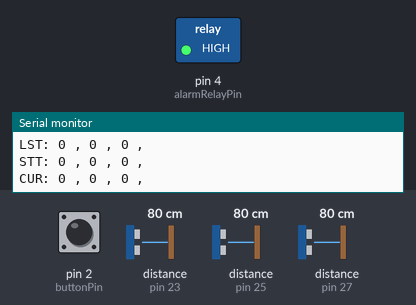
The sketch below on a simulated Arduino Mega 2560, built with avr-gcc and run on an emulated ATmega2560. Shown: switched loads named in the sketch (green lamp = pin HIGH), the last lines printed to the serial monitor. The test bench sets the inputs (shaded band); at power-on: distance to the obstacle (sensors on pin 23, pin 25, pin 27) 80 cm, pin 2 (buttonPin) LOW. The echo pulse lasts 58.3 µs per cm.

Above: at 1.2 s.
1.3 s: distance to the obstacle (sensor on pin 23) set to 2 cm
4.3 s: distance to the obstacle (sensor on pin 25) set to 35 cm
7.3 s: distance to the obstacle (sensor on pin 27) set to 2 cm
10.3 s: pin 2 (buttonPin) pulled HIGH for 0.15 s
11.9 s: pin 2 (buttonPin) pulled HIGH for 1 s
15.9 s: distance to the obstacle (sensor on pin 27) set to 250 cm
At 21.5 s:
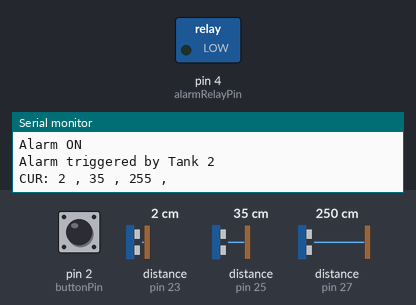
Timing chart, 0 to 22.1 s (numbered marks = the images above; inputs shaded):
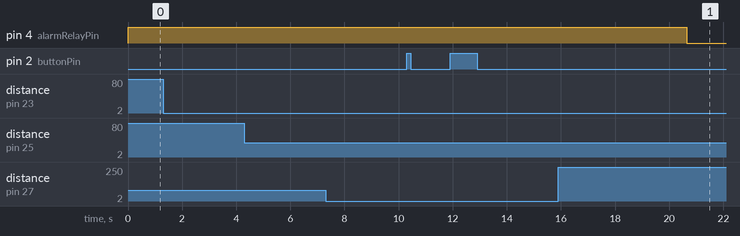

Measured:
- after the input at 15.9 s, pin 4 (alarmRelayPin): HIGH → LOW after 4.7 s

The sketch:

v1.0.ino
```cpp
#include <NewPing.h>  // Include the NewPing library

// Define pins for each sensor
#define TRIGGER_PIN_1 22
#define ECHO_PIN_1 23
#define TRIGGER_PIN_2 24
#define ECHO_PIN_2 25
#define TRIGGER_PIN_3 26
#define ECHO_PIN_3 27


#define buttonPin 2
#define alarmRelayPin 4


// Constants
const int IDLE = 0;
const int FILLING = 1;
const int DRAINING = 2;
const int ALARM = 3;


const int debounceDelay = 50;   // Delay for button debouncing

// int tankHeights[] = {210, 300, 150};

int tankMaximums[] = { 53, 53, 21 };
int tankMinimums[] = { 210, 190, 169 };

// Variables for consistency checks
unsigned long lastFillingCheckTimes[3] = { 0, 0, 0 };
unsigned long lastDrainingCheckTimes[3] = { 0, 0, 0 };
unsigned long lastIdleCheckTimes[3] = { 0, 0, 0 };
const unsigned long consistencyInterval = 20000;  // Time interval for consistency checks
const int distanceThreshold = 5;                 // Threshold for significant distance change


// Variables for each tank
int tankStates[] = { IDLE, IDLE, IDLE };
int distances[] = { 0, 0, 0 };

int lastDistances[] = { 0, 0, 0 };
unsigned long lastUpdateTime = 0;

bool alarmActiveFlags[] = { false, false, false };
bool acknowledgedFlags[] = { false, false, false };

int lastActiveTank = -1;  // To track the last tank that triggered the alarm

const int numReadings = 25;          // Number of readings to average
int sensorReadings[3][numReadings];  // 2D array to store readings for each sensor
int readIndex[3] = { 0, 0, 0 };      // Index for current reading for each sensor
int total[3] = { 0, 0, 0 };          // Total of readings for each sensor
int average[3] = { 0, 0, 0 };        // Average of readings for each sensor


int fillingCounter[3] = {0, 0, 0};
int drainingCounter[3] = {0, 0, 0};
const int requiredConsistentReadings = 3;  // Number of consistent readings required


int previousState[]={ IDLE, IDLE, IDLE };

int sensorReadingsCount[3] = {0, 0, 0};
const int readingsToIgnore = 50;  // Number of readings to ignore for stabilization


// Define maximum distance for sensors (in centimeters)
#define MAX_DISTANCE 400

// Declare an array of NewPing objects
NewPing sonar[3] = {
  NewPing(TRIGGER_PIN_1, ECHO_PIN_1, MAX_DISTANCE),
  NewPing(TRIGGER_PIN_2, ECHO_PIN_2, MAX_DISTANCE),
  NewPing(TRIGGER_PIN_3, ECHO_PIN_3, MAX_DISTANCE)
};
void setup() {
  Serial.begin(9600);  // Start serial communication
  pinMode(buttonPin, INPUT);
  pinMode(alarmRelayPin, OUTPUT);
  digitalWrite(alarmRelayPin, HIGH);

  for (int i = 0; i < 3; i++) {
    total[i] = 0; // Reset the total for each sensor
    for (int j = 0; j < numReadings; j++) {
      sensorReadings[i][j] = 0; // Initialize with 0 or a sensible default value
      total[i] += sensorReadings[i][j];
    }
  }


  // startupTime = millis();
}

void loop() {


  for (int i = 0; i < 3; i++) {
    if (sensorReadingsCount[i] < readingsToIgnore) {
            // Ignore the reading and increment the count
            sensorReadingsCount[i]++;
            continue;  // Skip the rest of the loop for this sensor
        }
   // Subtract the last reading
    total[i] -= sensorReadings[i][readIndex[i]];
    // Read from the sensor
    int newReading = sonar[i].ping_cm();

    // if (isOutlier(newReading, average[i])) {
    //     // If the reading is an outlier, ignore it
    //     continue;
    // }

    newReading = newReading > 0 ? newReading : 0; // Ensure non-negative readings
    sensorReadings[i][readIndex[i]] = newReading;
    // Add the reading to the total
    total[i] += sensorReadings[i][readIndex[i]];
    // Advance to the next position in the array
    readIndex[i] = (readIndex[i] + 1) % numReadings;
    // Calculate the average
    average[i] = total[i] / numReadings;
    // Use 'average[i]' instead of 'distances[i]' for further logic
    distances[i] = average[i];

    unsigned long currentTime = millis();
    if (currentTime - lastUpdateTime >= 360000) {
      for (int j = 0; j < 3; j++) {
        lastDistances[j] = distances[j];
      }
      lastUpdateTime = currentTime;
    }

    // Update tank states based on sensor readings and consistency checks
    if (tankStates[i] == IDLE) {
      if (checkConsistentFilling(i)) {
        tankStates[i] = FILLING;
      } else if (checkConsistentDraining(i)) {
        tankStates[i] = DRAINING;
      }
    } else if (tankStates[i] == FILLING) {
      if (distances[i] <= tankMaximums[i]) {
        alarmActiveFlags[i] = true;
        lastActiveTank = i;
      } else if (checkConsistentIdle(i)) {
        tankStates[i] = IDLE;
      }
    } else if (tankStates[i] == DRAINING) {
      if (distances[i] >= tankMinimums[i]) {
        alarmActiveFlags[i] = true;
        lastActiveTank = i;
      } else if (checkConsistentIdle(i)) {
        tankStates[i] = IDLE;
      }
    }
    // Inside loop, after updating tank states
if (tankStates[i] != previousState[i]) {
    fillingCounter[i] = 0;
    drainingCounter[i] = 0;
}
    delay(50);
  }


  // Manage alarm activation and user acknowledgment
  if (anyAlarmActive()) {
    activateAlarm();
    Serial.print("Alarm triggered by Tank ");
    Serial.println(lastActiveTank);
  }
  if (acknowledgedFlags[lastActiveTank]) {
    deactivateAlarm();
    tankStates[lastActiveTank] = IDLE;
    alarmActiveFlags[lastActiveTank] = false;
    acknowledgedFlags[lastActiveTank] = false;
  }

  // Check for button press (with debouncing)
  if (digitalRead(buttonPin) == HIGH) {
    delay(debounceDelay);
    if (digitalRead(buttonPin) == HIGH) {

      Serial.println("Button press acknowledged. Resetting alarm flags.");
      for (int i = 0; i < 3; i++) {
        acknowledgedFlags[i] = true;  // Acknowledge for all tanks
        alarmActiveFlags[i] = false;  // Reset alarm flags for all tanks
        tankStates[i] = IDLE;         // Set all tanks to IDLE state
        lastDistances[i] = distances[i];
      }
      lastActiveTank = -1;  // Reset lastActiveTank to a neutral value
      deactivateAlarm();
    }
  }
  Serial.print("CUR: ");
  Serial.print(distances[0]);
  Serial.print(" , ");
  Serial.print(distances[1]);
  Serial.print(" , ");
  Serial.print(distances[2]);
  Serial.println(" , ");

  Serial.print("LST: ");
  Serial.print(lastDistances[0]);
  Serial.print(" , ");
  Serial.print(lastDistances[1]);
  Serial.print(" , ");
  Serial.print(lastDistances[2]);
  Serial.println(" , ");

  Serial.print("STT: ");
  Serial.print(tankStates[0]);
  Serial.print(" , ");
  Serial.print(tankStates[1]);
  Serial.print(" , ");
  Serial.print(tankStates[2]);
  Serial.println(" , ");
}


// Helper functions
bool anyAlarmActive() {
  for (int i = 0; i < 3; i++) {
    if (lastActiveTank != -1 && alarmActiveFlags[i] && !acknowledgedFlags[i]) {
      return true;
    }
  }
  return false;
}
bool checkConsistentFilling(int tankIndex) {
  unsigned long currentTime = millis();
  if (currentTime - lastFillingCheckTimes[tankIndex] >= consistencyInterval) {
    int currentDistance = distances[tankIndex];
    int previousDistance = lastDistances[tankIndex];

    if (currentDistance <= previousDistance - distanceThreshold) {
      fillingCounter[tankIndex]++;
      if (fillingCounter[tankIndex] >= requiredConsistentReadings) {
          fillingCounter[tankIndex] = 0;
          lastFillingCheckTimes[tankIndex] = currentTime;
          return true;
      }
    } else {
      fillingCounter[tankIndex] = 0;
      lastIdleCheckTimes[tankIndex] = currentTime;
    }
  }
  return false;
}

bool checkConsistentDraining(int tankIndex) {
  unsigned long currentTime = millis();
  if (currentTime - lastDrainingCheckTimes[tankIndex] >= consistencyInterval) {
    int currentDistance = distances[tankIndex];
    int previousDistance = lastDistances[tankIndex];
    if (currentDistance >= previousDistance + distanceThreshold) {
      drainingCounter[tankIndex]++;
      if (drainingCounter[tankIndex] >= requiredConsistentReadings) {
          drainingCounter[tankIndex] = 0;
          lastDrainingCheckTimes[tankIndex] = currentTime;
          return true;
      }
    } else {
      drainingCounter[tankIndex] = 0;
      lastIdleCheckTimes[tankIndex] = currentTime;
    }
  }
  return false;
}

bool checkConsistentIdle(int tankIndex) {
  unsigned long currentTime = millis();
  if (currentTime - lastIdleCheckTimes[tankIndex] >= consistencyInterval) {
    int currentDistance = distances[tankIndex];
    int previousDistance = lastDistances[tankIndex];
    if (abs(currentDistance - previousDistance) <= distanceThreshold) {  // Idle
      return true;
    } else {
      // Not idle, reset corresponding timer
      if (currentDistance < previousDistance) {
        lastFillingCheckTimes[tankIndex] = currentTime;
      } else {
        lastDrainingCheckTimes[tankIndex] = currentTime;
      }
    }
  }
  return false;
}

bool isOutlier(int newReading, int averageReading) {
    int threshold = 10;  // Set a threshold for what you consider an outlier
    return abs(newReading - averageReading) > threshold;
}


void activateAlarm() {
  digitalWrite(alarmRelayPin, LOW);
  Serial.println("Alarm ON");
}

void deactivateAlarm() {
  digitalWrite(alarmRelayPin, HIGH);
  acknowledgedFlags[lastActiveTank] = true;
  Serial.println("Alarm OFF");
}
```
